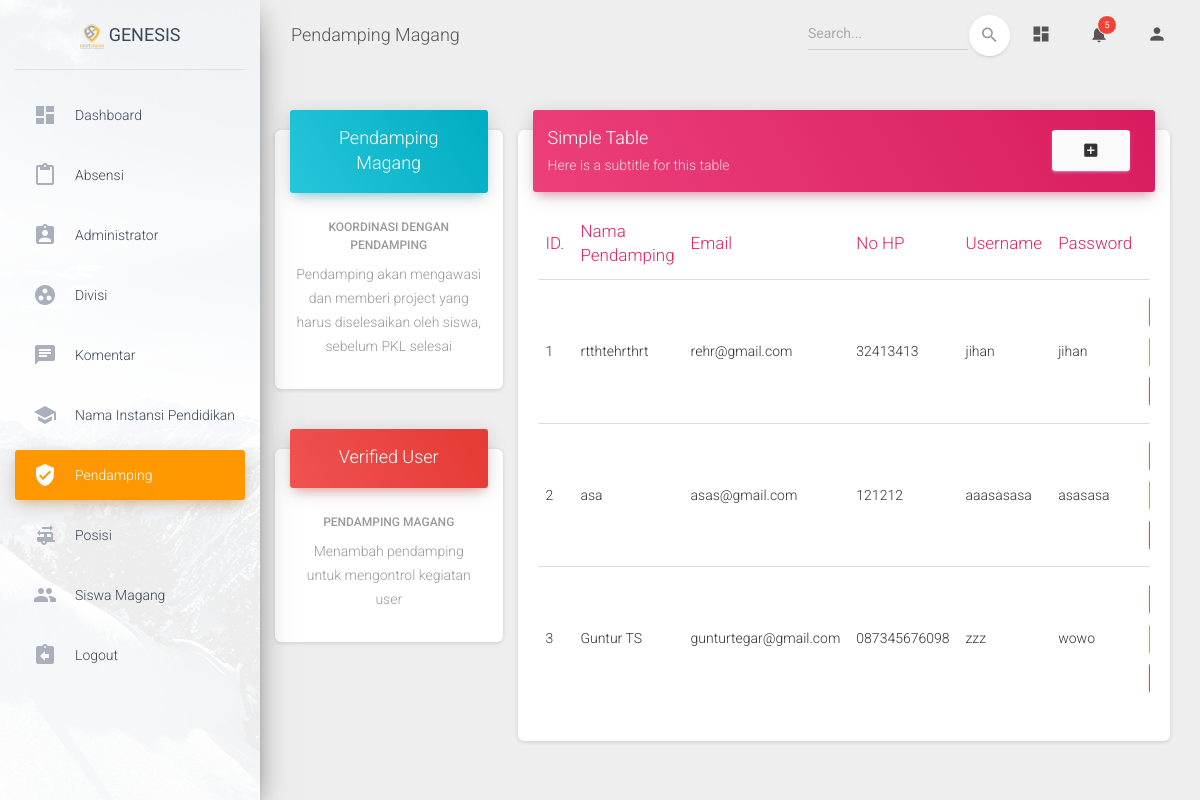
/index.php/Admin/PendampingMagang (signed in), run on the app's committed database.
### tables this page shows
CREATE TABLE `pendamping_magang` (
  `id_pendamping` int(11) NOT NULL,
  `nama` varchar(45) NOT NULL,
  `email` varchar(45) NOT NULL,
  `no_hp` varchar(30) NOT NULL,
  `username` varchar(45) NOT NULL,
  `password` text NOT NULL,
  `fk_id_level` int(11) NOT NULL
);

### application/controllers/Admin/PendampingMagang.php (called while the page is built, shortened)
<?php
class PendampingMagang extends CI_Controller {
	public function __construct()
	{
		$this->load->library('form_validation');
		$this->load->model('PendampingModel');
	}
	public function index()
	{
		$data['data'] = $this->PendampingModel->get();
		$this->load->view('admin/pendamping/template/header');
		$this->load->view('admin/pendamping/index',$data);
		$this->load->view('admin/pendamping/template/footer');
	}
}

### index.php (called while the page is built, shortened)
<?php
require_once BASEPATH.'core/CodeIgniter.php';

### application/models/PendampingModel.php (called while the page is built, shortened)
<?php
class PendampingModel extends CI_Model {
	public function get()
	{
		$this->db->select("pendamping_magang.*");
		$this->db->order_by('id_pendamping','desc');
		return $this->db->get('pendamping_magang')->result();
	}
}

### application/views/admin/pendamping/index.php (the view, shortened to what this page needs)
<div class="content">
  <div class="container-fluid">
    <div class="row">
      <div class="col-md-3">
        <div class="row">
        <div class="card card-profile">
          <a href="<?php echo base_url('Barang/create')?>">
            <div class="card-header card-header-info">
              <h4 class="card-title">Pendamping Magang</h4>
            </div>
          </a>
          <div class="card-body">
            <h6 class="card-category text-gray">Koordinasi dengan Pendamping</h6>
            <p class="card-description">
              Pendamping akan mengawasi dan memberi project yang harus diselesaikan oleh siswa, sebelum PKL selesai
            </p>
          </div>
        </div>
      </div>
      <div class="row">
        <div class="card card-profile">
          <a href="#" data-toggle="modal" data-target="#exampleModal">
            <div class="card-header card-header-danger">
              <h4 class="card-title">Verified User</h4>
            </div>
          </a>
          <div class="card-body">
            <h6 class="card-category text-gray">Pendamping Magang</h6>
            <p class="card-description">
              Menambah pendamping untuk mengontrol kegiatan user
            </p>
          </div>
        </div>
      </div>
    </div>
    <div class="col-md-9">
        <div class="card">
          <div class="card-header card-header-rose">
            <div class="row">
              <div class="col-md-10">
            <h4 class="card-title ">Simple Table</h4>
            <p class="card-category"> Here is a subtitle for this table</p>
            </div>
            <div class="col-xs-2">
              <a href="<?= base_url('index.php/Admin/PendampingMagang/insert') ?>" rel="tooltip" title="Tambah Data" class="btn btn-secondary">
                <i class="material-icons">add_box</i>
              </a>
            </div>
          </div>
        </div>
          <div class="card-body">
            <div class="table-responsive">
              <table class="table">
              <thead class=" text-rose">
                <th>ID.</th>
                <th>Nama Pendamping</th>
                <th>Email</th>
                <th>No HP</th>
                <th>Username</th>
                <th>Password</th>
                <th></th>
              </thead>
              <tbody>
                <?php foreach ($data as $key => $value): ?>
                  <tr>
                    <td><?php echo ++$key; ?></td>
                    <td><?php echo $value->nama ?></td>
                    <td><?php echo $value->email ?></td>
                    <td><?php echo $value->no_hp ?></td>
                    <td><?php echo $value->username ?></td>
                    <td><?php echo $value->password ?></td>
                    <td>
                    </td>
                  </tr>
                  <?php endforeach ?>
              </tbody>
            </table>
            </div>
          </div>
        </div>
        </div>
      </div>
    </div>
  </div>
</div>

### data on the page
pendamping_magang: nama "rtthtehrthrt", email "rehr@gmail.com", no_hp "32413413", username "jihan", password "jihan"
pendamping_magang: nama "asa", email "asas@gmail.com", no_hp "121212", username "aaasasasa", password "asasasa"
pendamping_magang: nama "Guntur TS", email "gunturtegar@gmail.com", no_hp "087345676098", username "zzz", password "wowo"
